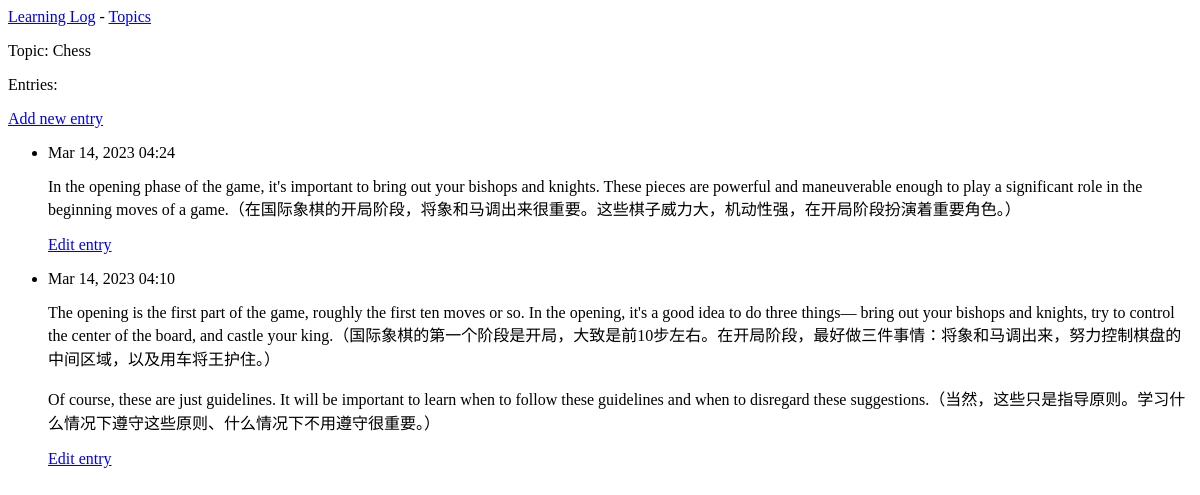
The app's page /topics/1/, older data.
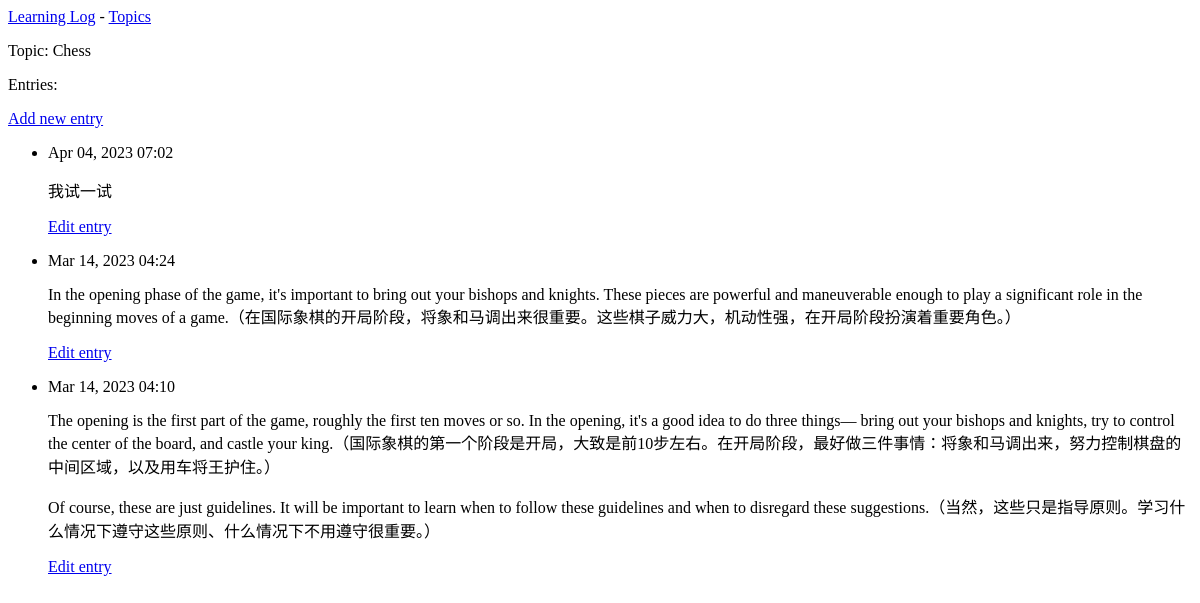
The same page, newer data.
### learning_logs/models.py (models this page shows, shortened)
class Entry(models.Model):
    topic = models.ForeignKey(Topic, on_delete=models.CASCADE)
    text = models.TextField()
    date_added = models.DateTimeField(auto_now_add=True)
    class Meta:
        verbose_name_plural = 'entries'

### learning_logs/views.py (the view)
# urls.py: path('topics/<int:topic_id>/', views.topic, name='topic'),
def topic(request, topic_id):
    topic = Topic.objects.get(id=topic_id)
    entries = topic.entry_set.order_by('-date_added')
    context = {'topic': topic, 'entries': entries}
    return render(request, 'learning_logs/topic.html', context)

### learning_logs/models.py (called while the page is built)
    def __str__(self):
        return self.text

### learning_logs/templates/learning_logs/topic.html
{% extends 'learning_logs/base.html' %}
{% block content %}
    <p>Topic: {{ topic }}</p>
    <p>Entries:</p>
    <p>
        <a href="{% url 'learning_logs:new_entry' topic.id %}">Add new entry</a>
    </p>
    <ul>
        {% for entry in entries %}
            <li>
                <p>{{ entry.date_added|date:'M d, Y H:i' }}</p>
                <p>{{ entry.text|linebreaks }}</p>
                <p>
                    <a href="{% url 'learning_logs:edit_entry' entry.id %}">Edit entry</a>
                </p>
            </li>
        {% empty %}
            <li>There are no entries for this topic yet.</li>
        {% endfor %}
    </ul>
{% endblock content %}

Row changes from the older to the newer data that the page shows:
added Entry: date_added "Apr 04, 2023 07:02", text "我试一试"
